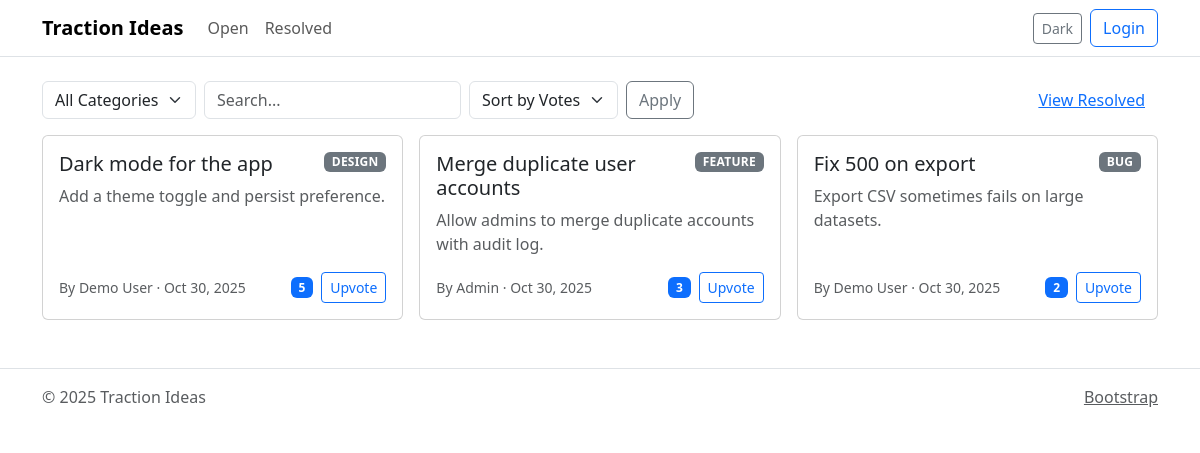
The page / on the database its author committed.
### tables this page shows
CREATE TABLE suggestions (
  id INT PRIMARY KEY AUTO_INCREMENT,
  user_id INT NOT NULL,
  title VARCHAR(255) NOT NULL,
  description TEXT NOT NULL,
  category ENUM('Feature','Design','Bug','Idea') NOT NULL,
  votes INT NOT NULL DEFAULT 0,
  status ENUM('Open','Resolved') NOT NULL DEFAULT 'Open',
  created_at DATETIME DEFAULT CURRENT_TIMESTAMP,
  updated_at DATETIME NULL,
  CONSTRAINT fk_sugg_user FOREIGN KEY (user_id) REFERENCES users(id) ON DELETE CASCADE
);

CREATE TABLE users (
  id INT PRIMARY KEY AUTO_INCREMENT,
  name VARCHAR(100) NOT NULL,
  email VARCHAR(150) UNIQUE NOT NULL,
  password_hash VARCHAR(255) NOT NULL,
  role ENUM('admin','user') NOT NULL DEFAULT 'user',
  created_at DATETIME DEFAULT CURRENT_TIMESTAMP
);

### includes/functions.php (called while the page is built, shortened)
<?php
function e(string $value): string {
	return htmlspecialchars($value, ENT_QUOTES | ENT_SUBSTITUTE, 'UTF-8');
}
function str_limit(string $text, int $limit = 200): string {
	if (mb_strlen($text) <= $limit) return $text;
	return mb_substr($text, 0, $limit - 1) . '…';
}

### index.php (the view, shortened to what this page needs)
<?php
require_once __DIR__ . '/includes/functions.php';
$search = isset($_GET['q']) ? trim((string)$_GET['q']) : '';
switch($_GET['sort'] ?? 'votes'){
	default: $sort = 'votes DESC, created_at DESC'; break;
}
$conn = get_db_connection();
$sql = "SELECT s.id, s.user_id, s.title, s.description, s.category, s.votes, s.status, s.created_at, u.name AS author
		FROM suggestions s JOIN users u ON u.id = s.user_id
		WHERE s.status = 'Open'";
$sql .= " ORDER BY $sort";
$stmt = $conn->prepare($sql);
$stmt->execute();
$result = $stmt->get_result();
include __DIR__ . '/includes/header.php';
?>
<div class="d-flex flex-wrap align-items-center gap-2 mb-3">
	<form class="row g-2 align-items-center" method="get">
		<div class="col-auto">
			<select name="category" class="form-select">
				<option value="">All Categories</option>
			</select>
		</div>
		<div class="col-auto">
			<input type="text" class="form-control" name="q" placeholder="Search..." value="<?= e($search) ?>">
		</div>
		<div class="col-auto">
			<select name="sort" class="form-select">
				<option value="votes" <?= (($_GET['sort'] ?? 'votes')==='votes')?'selected':'' ?>>Sort by Votes</option>
			</select>
		</div>
		<div class="col-auto">
			<button class="btn btn-outline-secondary" type="submit">Apply</button>
		</div>
	</form>
	<div class="ms-auto">
		<a href="/resolved.php" class="btn btn-link">View Resolved</a>
	</div>
</div>
<div class="row g-3">
<?php while ($row = $result->fetch_assoc()): ?>
	<div class="col-12 col-md-6 col-lg-4">
		<div class="card card-idea h-100">
			<div class="card-body d-flex flex-column">
				<div class="d-flex justify-content-between align-items-start mb-2">
					<h5 class="card-title mb-0"><?= e($row['title']) ?></h5>
					<span class="badge text-bg-secondary badge-category"><?= e($row['category']) ?></span>
				</div>
				<p class="card-text text-muted"><?= e(str_limit($row['description'])) ?></p>
				<div class="mt-auto d-flex justify-content-between align-items-center">
					<div class="small text-muted">By <?= e($row['author']) ?> · <?= e(date('M j, Y', strtotime($row['created_at']))) ?></div>
					<div class="d-flex align-items-center gap-2">
						<span class="badge text-bg-primary" data-votes-for="<?= (int)$row['id'] ?>"><?= (int)$row['votes'] ?></span>
						<button class="btn btn-sm btn-outline-primary" onclick="Traction.upvote(<?= (int)$row['id'] ?>)">Upvote</button>
					</div>
				</div>
			</div>
		</div>
	</div>
<?php endwhile; $stmt->close(); ?>
</div>
<?php include __DIR__ . '/includes/footer.php'; ?>

### assets/css/styles.css (style rules this page uses)
body { transition: background-color .2s ease, color .2s ease; }
.card-idea { transition: transform .08s ease, box-shadow .08s ease; }
.badge-category { text-transform: uppercase; letter-spacing:.02em; }
:root { color-scheme: light dark; }

### rows shown on the page
suggestions: title "Dark mode for the app", category "DESIGN", description "Add a theme toggle and persist preference.", user.name "Demo User", created_at "Oct 30, 2025", votes "5"
suggestions: title "Merge duplicate user accounts", category "FEATURE", description "Allow admins to merge duplicate accounts with audit log.", user.name "Admin", created_at "Oct 30, 2025", votes "3"
suggestions: title "Fix 500 on export", category "BUG", description "Export CSV sometimes fails on large datasets.", user.name "Demo User", created_at "Oct 30, 2025", votes "2"
